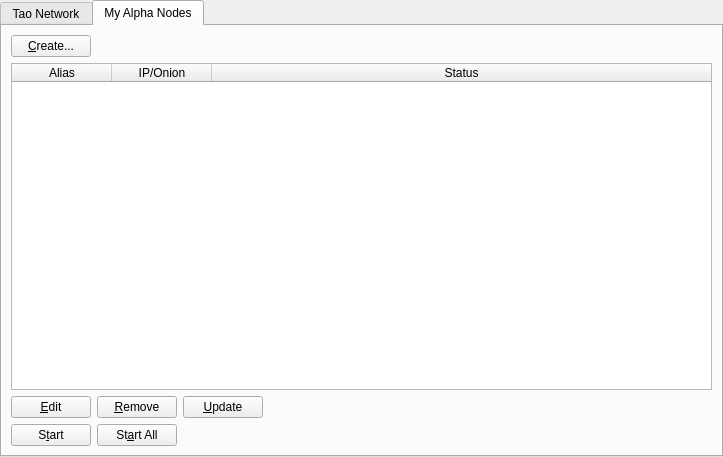
<?xml version="1.0" encoding="UTF-8"?>
<ui version="4.0">
 <class>AlphanodeManager</class>
 <widget class="QWidget" name="AlphanodeManager">
  <property name="geometry">
   <rect>
    <x>0</x>
    <y>0</y>
    <width>723</width>
    <height>457</height>
   </rect>
  </property>
  <property name="windowTitle">
   <string>Form</string>
  </property>
  <layout class="QVBoxLayout" name="topLayout">
   <property name="leftMargin">
    <number>0</number>
   </property>
   <property name="topMargin">
    <number>0</number>
   </property>
   <property name="rightMargin">
    <number>0</number>
   </property>
   <property name="bottomMargin">
    <number>0</number>
   </property>
   <item>
    <layout class="QVBoxLayout" name="verticalLayout">
     <property name="bottomMargin">
      <number>0</number>
     </property>
     <item>
      <widget class="QTabWidget" name="tabWidget">
       <property name="currentIndex">
        <number>1</number>
       </property>
       <widget class="QWidget" name="tab">
        <attribute name="title">
         <string>Tao Network</string>
        </attribute>
        <layout class="QGridLayout" name="gridLayout">
         <item row="1" column="0">
          <widget class="QTableWidget" name="tableWidget">
           <property name="editTriggers">
            <set>QAbstractItemView::NoEditTriggers</set>
           </property>
           <property name="alternatingRowColors">
            <bool>true</bool>
           </property>
           <property name="selectionBehavior">
            <enum>QAbstractItemView::SelectRows</enum>
           </property>
           <property name="sortingEnabled">
            <bool>true</bool>
           </property>
           <attribute name="horizontalHeaderStretchLastSection">
            <bool>true</bool>
           </attribute>
           <column>
            <property name="text">
             <string>Address</string>
            </property>
           </column>
           <column>
            <property name="text">
             <string>Rank</string>
            </property>
           </column>
           <column>
            <property name="text">
             <string>Active</string>
            </property>
           </column>
           <column>
            <property name="text">
             <string>Active (secs)</string>
            </property>
           </column>
           <column>
            <property name="text">
             <string>Last Seen</string>
            </property>
           </column>
           <column>
            <property name="text">
             <string>Pubkey</string>
            </property>
           </column>
          </widget>
         </item>
         <item row="0" column="0">
          <layout class="QHBoxLayout" name="horizontalLayout_3">
           <property name="bottomMargin">
            <number>0</number>
           </property>
           <item>
            <widget class="QLabel" name="label_2">
             <property name="text">
              <string>Tao Node Count:</string>
             </property>
            </widget>
           </item>
           <item>
            <widget class="QLabel" name="countLabel">
             <property name="text">
              <string>0</string>
             </property>
            </widget>
           </item>
           <item>
            <spacer name="horizontalSpacer_3">
             <property name="orientation">
              <enum>Qt::Horizontal</enum>
             </property>
             <property name="sizeHint" stdset="0">
              <size>
               <width>40</width>
               <height>20</height>
              </size>
             </property>
            </spacer>
           </item>
          </layout>
         </item>
        </layout>
       </widget>
       <widget class="QWidget" name="tab_2">
        <attribute name="title">
         <string>My Alpha Nodes</string>
        </attribute>
        <layout class="QGridLayout" name="gridLayout_2">
         <item row="0" column="0">
          <layout class="QVBoxLayout" name="verticalLayout_2">
           <property name="bottomMargin">
            <number>0</number>
           </property>
           <item>
            <layout class="QHBoxLayout" name="horizontalLayout">
             <item>
              <widget class="QPushButton" name="createButton">
               <property name="text">
                <string>&amp;Create...</string>
               </property>
              </widget>
             </item>
             <item>
              <spacer name="horizontalSpacer">
               <property name="orientation">
                <enum>Qt::Horizontal</enum>
               </property>
               <property name="sizeHint" stdset="0">
                <size>
                 <width>40</width>
                 <height>20</height>
                </size>
               </property>
              </spacer>
             </item>
            </layout>
           </item>
           <item>
            <widget class="QTableWidget" name="tableWidget_2">
             <property name="minimumSize">
              <size>
               <width>695</width>
               <height>0</height>
              </size>
             </property>
             <property name="editTriggers">
              <set>QAbstractItemView::NoEditTriggers</set>
             </property>
             <property name="alternatingRowColors">
              <bool>true</bool>
             </property>
             <property name="selectionMode">
              <enum>QAbstractItemView::SingleSelection</enum>
             </property>
             <property name="selectionBehavior">
              <enum>QAbstractItemView::SelectRows</enum>
             </property>
             <attribute name="horizontalHeaderStretchLastSection">
              <bool>true</bool>
             </attribute>
             <column>
              <property name="text">
               <string>Alias</string>
              </property>
             </column>
             <column>
              <property name="text">
               <string>IP/Onion</string>
              </property>
             </column>
             <column>
              <property name="text">
               <string>Status</string>
              </property>
             </column>
            </widget>
           </item>
           <item>
            <layout class="QHBoxLayout" name="horizontalLayout_2">
             <property name="bottomMargin">
              <number>0</number>
             </property>
             <item>
              <widget class="QPushButton" name="editButton">
               <property name="text">
                <string>&amp;Edit</string>
               </property>
              </widget>
             </item>
             <item>
              <widget class="QPushButton" name="removeButton">
               <property name="text">
                <string>&amp;Remove</string>
               </property>
              </widget>
             </item>
             <item>
              <widget class="QPushButton" name="UpdateButton">
               <property name="text">
                <string>&amp;Update</string>
               </property>
              </widget>
             </item>
             <item>
              <spacer name="horizontalSpacer_2">
               <property name="orientation">
                <enum>Qt::Horizontal</enum>
               </property>
               <property name="sizeHint" stdset="0">
                <size>
                 <width>40</width>
                 <height>20</height>
                </size>
               </property>
              </spacer>
             </item>
            </layout>
           </item>
           <item>
            <layout class="QHBoxLayout" name="horizontalLayout_4">
             <property name="bottomMargin">
              <number>0</number>
             </property>
            </layout>
           </item>
           <item>
            <layout class="QHBoxLayout" name="horizontalLayout_5">
             <property name="bottomMargin">
              <number>0</number>
             </property>
             <item>
              <widget class="QPushButton" name="startButton">
               <property name="text">
                <string>S&amp;tart</string>
               </property>
              </widget>
             </item>
             <item>
              <widget class="QPushButton" name="startAllButton">
               <property name="text">
                <string>St&amp;art All</string>
               </property>
              </widget>
             </item>
             <item>
              <spacer name="horizontalSpacer_5">
               <property name="orientation">
                <enum>Qt::Horizontal</enum>
               </property>
               <property name="sizeHint" stdset="0">
                <size>
                 <width>40</width>
                 <height>20</height>
                </size>
               </property>
              </spacer>
             </item>
            </layout>
           </item>
          </layout>
         </item>
        </layout>
       </widget>
      </widget>
     </item>
    </layout>
   </item>
  </layout>
 </widget>
 <resources/>
 <connections/>
</ui>
